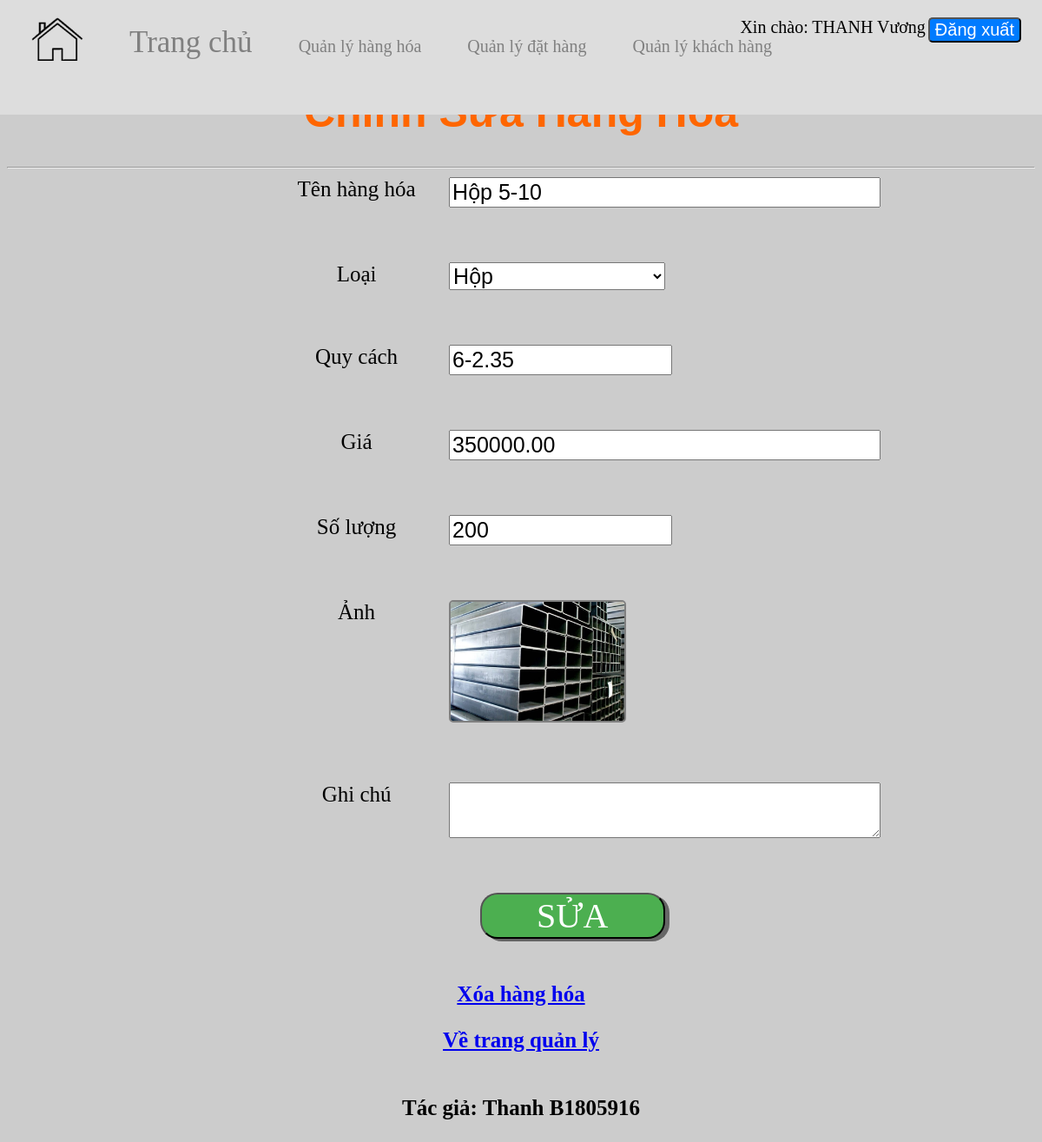
Screenshot of /admin/manage_pro/edit.php?id=1 (signed in) with the database file from the repository.
### tables this page shows
CREATE TABLE HangHoa
(
	MSHH INT AUTO_INCREMENT PRIMARY KEY,  
	TenHH NVARCHAR(30) NOT NULL,  
	QuyCach CHAR(7) NOT NULL,  
	Gia DECIMAL(15, 2) NOT NULL,  
	SoLuongHang INT NOT NULL,  
	MaLoaiHang INT NOT NULL,  
	FOREIGN KEY (MaLoaiHang) REFERENCES LoaiHangHoa(MaLoaiHangHoa),
	Location VARCHAR(128),  
	GhiChu NVARCHAR(128)  
);

### dao/dao.php (called while the page is built, shortened)
<?php
abstract class DAO
{
    public function __construct($servername = "localhost", $username = "root", $password = "", $database = "quanlydathang")
    {
        $this->servername = $servername;
        $this->username = $username;
        $this->password = $password;
        $this->database = $database;
        $this->cnn = new mysqli($this->servername, $this->username, $this->password, $this->database);
    }
}
class ItemDAO extends DAO
{
    public function getAllItemType()
    {
        $sql = "SELECT * FROM LoaiHangHoa;";
        $stmt = $this->cnn->query($sql);
        $items = [];
        while ($r = $stmt->fetch_assoc()) {
            $items[] = $r;
        }
        return $items;
    }
    public function getItemById($id)
    {
        $sql = "SELECT hh.*, lhh.TenLoaiHangHoa TenLoai FROM HangHoa hh, LoaiHangHoa lhh
                WHERE hh.MaLoaiHang = lhh.MaLoaiHangHoa AND hh.MSHH = ?;";
        $stmt = $this->cnn->prepare($sql);
        $stmt->bind_param("i", $id);
        if ($stmt->execute()) {
            $item = $stmt->get_result()->fetch_assoc();
        }
        return $item;
    }
}

### admin/manage_pro/edit.php (the view, shortened to what this page needs)
<?php
    $path = $_SERVER['DOCUMENT_ROOT']."/CT428_WEB";
    require_once "$path/layouts/header-ad.php";
    $dao = new ItemDAO();
    $id = $_GET["id"];
    $item = $dao->getItemById($id);
    $img = $_PATH["img"].$item["MSHH"]."/".$item["Location"];
?>
<h1>Chỉnh Sửa Hàng Hóa</h1>
<hr>
<form class="dk" enctype="multipart/form-data" method="POST" action="edit.php?id=<?php echo $item["MSHH"];?>" onsubmit="isValid()">
    <div>
        <label>Tên hàng hóa</label>
        <input type="text" name="TenHH" id="pro_nam" value="<?php echo $item["TenHH"]; ?>">
    </div>
    <p id="pro_nam_err" class="err">&nbsp</p>
    <div>
        <lable>Loại</lable>
        <select name="TenLoai">
            <?php
                $types = $dao->getAllItemType();
                foreach ($types as $key => $value) {
                    if($value["TenLoaiHangHoa"] === $item["TenLoai"])
                    {
                        echo sprintf('<option value="%s">%s</option>', $value["MaLoaiHangHoa"], $value["TenLoaiHangHoa"]);
                        break;
                    }
                }
            ?>
        </select>
    </div>
    <p class="err">&nbsp</p>
    <div>
        <label>Quy cách</label>
        <input type="text" name="QuyCach" id="pro_qc" value="<?php echo $item["QuyCach"]; ?>">
    </div>
    <p id="pro_qc_err" class="err">&nbsp</p>
    <div>
        <label>Giá</label>
        <input type="number" min="0" name="Gia" id="pro_g" value="<?php echo $item["Gia"]; ?>">
    </div>
    <p id="pro_g_err" class="err">&nbsp</p>
    <div>
        <label>Số lượng</label>
        <input type="number" min="0" name="SoLuongHang" id="pro_sl" value="<?php echo $item["SoLuongHang"]; ?>">
    </div>
    <p id="pro_sl_err" class="err">&nbsp</p>
    <div>
        <label>Ảnh</label>
        <label for="file-input" style="width:0">
            <img id="myimage" class="img-dis" style="width:200px" src="<?php echo $img;?>">
        </label>
    </div>
    <p class="err">&nbsp</p>
    <div>
        <label>Ghi chú</label>
        <textarea name="GhiChu"><?php echo $item["GhiChu"]; ?></textarea>
    </div>
    <p class="err">&nbsp</p>
    <button class="btn btn-1" type="submit">Sửa</button>
</form>
<div class="lnk">
    <a href="delete.php?id=<?php echo $item["MSHH"]; ?>"><h3>Xóa hàng hóa</h3></a>
    <a href="manage.php"><h3>Về trang quản lý</h3></a>
</div>

### src/css/styles.css (style rules this page uses)
.dk { width: 60%; position: relative; left: 25%; }
.dk div { display: grid; grid-template-columns: 30% 1fr; }
.dk div > * { font-size: 25px; }
.dk .btn { font-size: 40px; width: 30%; }
.dk div select, #pro_qc, #pro_sl { width: 50%; }
.img-dis { width: 600px; border: solid 2px gray; border-radius: 5px; }
* { font-size: 20px; }
.btn { color: #fff; border-radius: 20px; box-shadow: 5px 3px #666; outline: none; font-family: Montserrat-Bold; text-transform: uppercase; }
.btn-1 { background-color: #4CAF50; }
.lnk { margin: 50px; }
.err { color: red; }
h1 { font-size: 50px; font-family: sans-serif; color: #FF6600; }
h3 { font-size: 25px; }
body { position: relative; background-color: #CCCCCC; }

### rows the page displays
hanghoa: TenHH "Hộp 5-10", QuyCach "6-2.35", Gia "350000.00", SoLuongHang "200", MSHH+Location (picture)

### other values shown
$usr["HoTenNV"] "THANH Vương"
form field TenLoai "Hộp"
